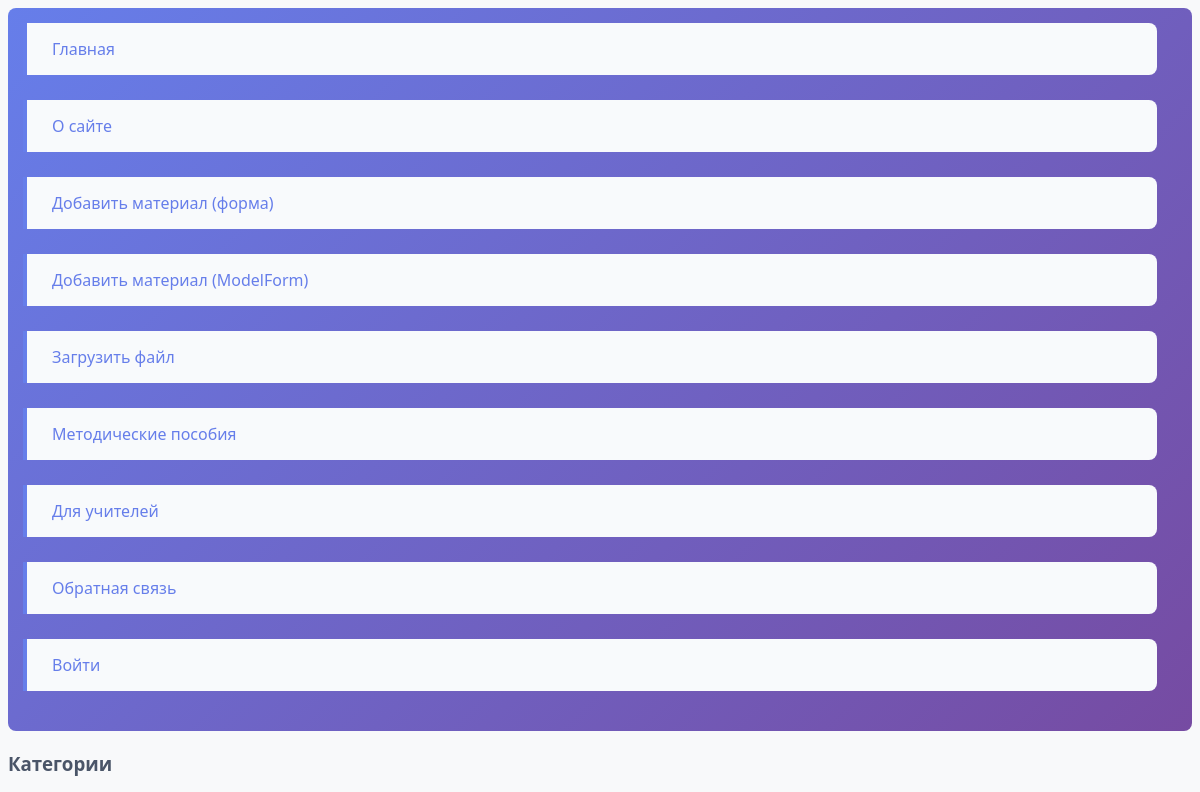
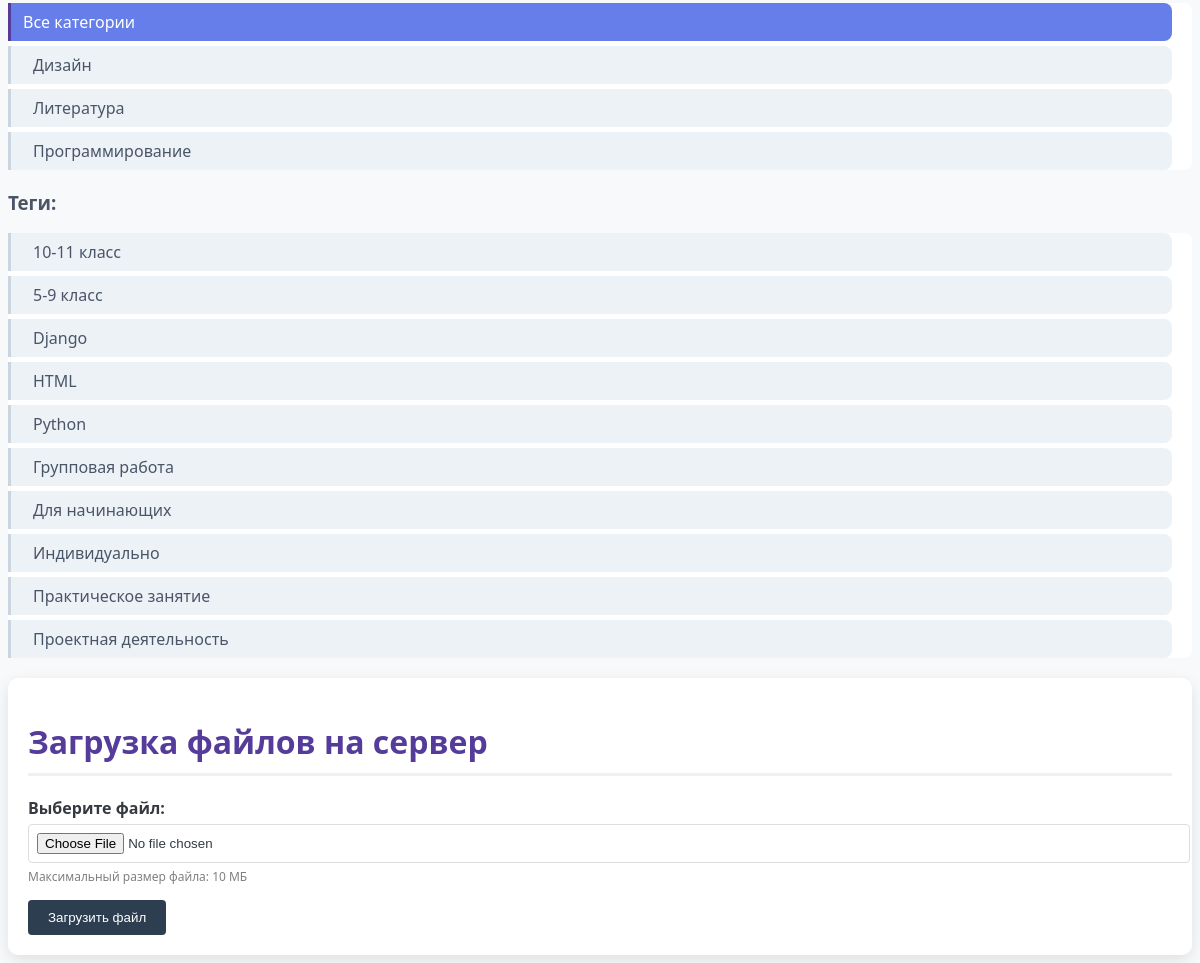
Page /upload/ on the committed database (2 pictures, top to bottom).
### sites/models.py (models this page shows, shortened)
class Category(models.Model):
    name = models.CharField(max_length=100, db_index=True, verbose_name="Название категории")
    slug = models.SlugField(max_length=255, unique=True, db_index=True, verbose_name="URL")
    class Meta:
        verbose_name = "Категория"
        verbose_name_plural = "Категории"

class TagPost(models.Model):
    tag = models.CharField(max_length=100, db_index=True, verbose_name="Тег")
    slug = models.SlugField(max_length=255, unique=True, db_index=True, verbose_name="URL")
    class Meta:
        verbose_name = "Тег"
        verbose_name_plural = "Теги"

### sites/views.py (the view)
# urls.py: path('upload/', views.upload_file, name='upload_file'),
def upload_file(request):
    uploaded_filename = None
    error_message = None
    if request.method == 'POST':
        form = UploadFileForm(request.POST, request.FILES)
        if form.is_valid():
            uploaded_file = form.cleaned_data['file']
            filename = handle_uploaded_file(uploaded_file)
            uploaded_filename = filename
            print(f"Файл сохранён: {filename}")
        else:
            error_message = "Ошибка валидации формы. Пожалуйста, выберите файл."
    else:
        form = UploadFileForm()
    return render(request, 'sites/upload_file.html', {
        'form': form,
        'title': 'Загрузка файлов на сервер',
        'menu': menu,
        'uploaded_filename': uploaded_filename,
        'error_message': error_message
    })

### sites/forms.py
class UploadFileForm(forms.Form):
    file = forms.FileField(
        label="Выберите файл",
        widget=forms.FileInput(attrs={'class': 'form-input'}),
        help_text="Максимальный размер файла: 10 МБ"
    )

### sites/templatetags/sites_tags.py (called while the page is built)
@register.inclusion_tag('sites/list_categories.html')
def show_categories(cat_selected=0):
    cats = Category.objects.annotate(total=Count('materials')).filter(
        total__gt=0,
        materials__is_published=1
    ).distinct()
    return {'cats': cats, 'cat_selected': cat_selected}

@register.inclusion_tag('sites/list_tags.html')
def show_tags():
    tags = TagPost.objects.annotate(total=Count('materials')).filter(
        total__gt=0,
        materials__is_published=1
    ).distinct()
    return {'tags': tags}

### sites/templates/sites/upload_file.html (shortened to what this page needs)
{% extends 'base.html' %}
{% block content %}
    <h1>{{ title }}</h1>
    <form action="" method="post" enctype="multipart/form-data">
        <div class="form-field">
            <label class="form-label" for="{{ form.file.id_for_label }}">
                {{ form.file.label }}:
            </label>
            {{ form.file }}
            {% if form.file.help_text %}
                <div class="form-help">
                    {{ form.file.help_text }}
                </div>
            {% endif %}
        </div>
        <button type="submit">Загрузить файл</button>
    </form>
{% endblock %}

### sites/templates/sites/list_categories.html
{% for cat in cats %}
    {% if cat.id == cat_selected %}
        <li class="selected">{{ cat.name }}</li>
    {% else %}
        <li><a href="{% url 'category' cat.slug %}">{{ cat.name }}</a></li>
    {% endif %}
{% endfor %}

### sites/templates/sites/list_tags.html
{% if tags %}
    <h3>Теги:</h3>
    <ul class="tags-list">
        {% for t in tags %}
            <li><a href="{% url 'tag' t.slug %}">{{ t.tag }}</a></li>
        {% endfor %}
    </ul>
{% endif %}

### static/sites/css/styles.css (style rules this page uses)
body { font-family: 'Segoe UI', Tahoma, Geneva, Verdana, sans-serif; background-color: #f8f9fa; color: #343a40; }
ul { background: linear-gradient(135deg, #667eea 0%, #764ba2 100%); padding: 15px; border-radius: 8px; margin: 0 0 20px 0; }
li { display: inline; margin-right: 20px; }
li a { color: white; text-decoration: none; font-weight: 500; padding: 5px 10px; transition: all 0.3s; }
h1 { color: #553c9a; border-bottom: 3px solid #f0f0f0; padding-bottom: 10px; }
h3 { color: #4a5568; margin-top: 20px; }
ul li { display: block; margin-bottom: 25px; padding: 15px; background-color: #f8fafc; border-left: 4px solid #667eea; border-radius: 0 8px 8px 0; }
ul li a { color: #667eea; font-weight: 500; text-decoration: none; }
h3 + ul { background: white; padding: 0; margin: 10px 0 20px 0; }
h3 + ul li { display: block; margin-bottom: 5px; padding: 8px 12px; background-color: #edf2f7; border-left: 3px solid #cbd5e0; }
h3 + ul li a { color: #4a5568; }

### sites/templates/sites/upload_file.html (style rules this page uses)
.form-field { margin-bottom: 15px; }
.form-label { display: block; font-weight: bold; margin-bottom: 5px; }
.form-input { width: 100%; padding: 8px; border: 1px solid #ddd; border-radius: 4px; }
.form-help { color: gray; font-size: 12px; margin-top: 5px; }
button { background: #2c3e50; color: white; padding: 10px 20px; border: none; border-radius: 4px; cursor: pointer; }

### rows in the picture
Category: name "Дизайн"
Category: name "Литература"
Category: name "Программирование"
TagPost: tag "10-11 класс"
TagPost: tag "5-9 класс"
TagPost: tag "Django"
TagPost: tag "HTML"
TagPost: tag "Python"
TagPost: tag "Групповая работа"
TagPost: tag "Для начинающих"
TagPost: tag "Индивидуально"
TagPost: tag "Практическое занятие"
TagPost: tag "Проектная деятельность"

### other values in the picture
{{ item.title }} "Главная" "О сайте" "Добавить материал (форма)" "Добавить материал (ModelForm)" "Загрузить файл" "Методические пособия" "Для учителей" "Обратная связь" "Войти"
{{ title }} "Загрузка файлов на сервер"
